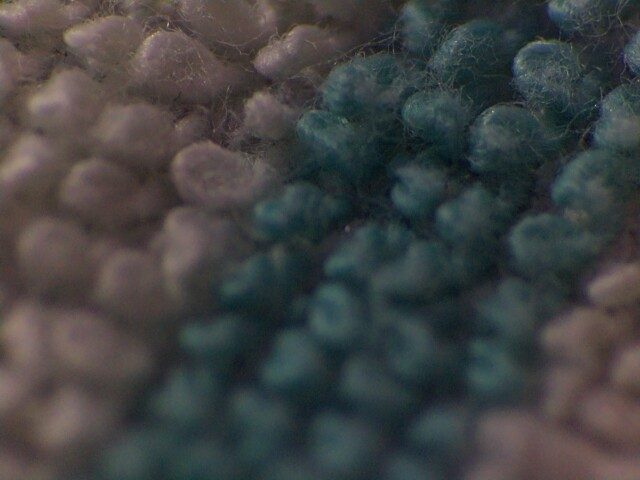
#> input picture capture/images/_20250706_183132.jpg, 640 x 480 px
$ python extract_features.py ../capture/images/_20250706_183132.jpg
#> lines starting #> are read from the running program, lines starting #| are printed output that depends on the picture; after the words box and inside, x2 and y2 are one past the last pixel; in counts of white or black regions, pixels touching at a corner belong together
### preprocess/preprocess.py
import cv2

def preprocess_image(path, size=(512, 512)):
    """
    Loads an image, converts to grayscale, resizes, and thresholds it.
    Returns: grayscale image and binary image.
    """
#> called with path = '../capture/images/_20250706_183132.jpg', size = (512, 512)
    img = cv2.imread(path)
#> img is the input picture: shape (480, 640, 3); mean B, G, R 66.9, 66.7, 64.8
    if img is None:
        raise ValueError(f"Image at path '{path}' not found.")

    gray = cv2.cvtColor(img, cv2.COLOR_BGR2GRAY)
    resized = cv2.resize(gray, size)
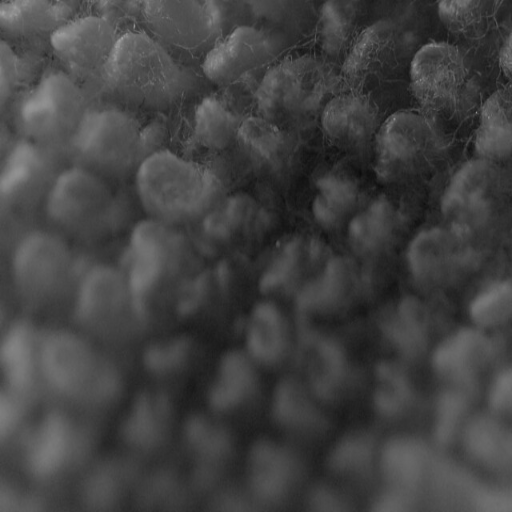
#> resized: shape (512, 512); min 11, max 160, mean 66.1
    _, binary = cv2.threshold(resized, 127, 255, cv2.THRESH_BINARY)
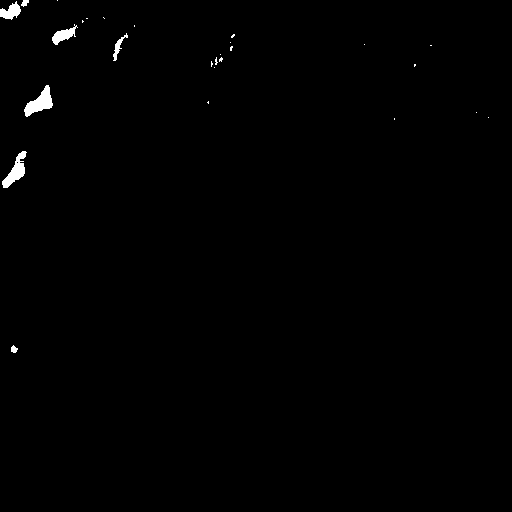
#> binary: shape (512, 512); 0.59% white; 27 white regions (20 under 20 px), largest, box (x1, y1, x2, y2) and area: (24, 85, 53, 117) 433, (2, 151, 27, 188) 381, (52, 24, 78, 45) 235

    return resized, binary

# For testing this file directly
# [21 lines that do not run on import are left out]

### features/extract_features.py
import numpy as np
import cv2
from skimage.filters.rank import entropy as sk_entropy
from skimage.morphology import disk
from preprocess.preprocess import preprocess_image

def fractal_dimension(Z):
    """
    Calculate the fractal dimension using box-counting method.
    Input must be a binary 2D NumPy array.
    """
    def boxcount(Z, k):
        S = np.add.reduceat(
            np.add.reduceat(Z, np.arange(0, Z.shape[0], k), axis=0),
                               np.arange(0, Z.shape[1], k), axis=1)
        return len(np.where((S > 0) & (S < k * k))[0])

    Z = (Z < 255)  # invert image: 1s for structure, 0s for background
    p = min(Z.shape)
#> p = 512
    n = 2 ** np.floor(np.log2(p)).astype(int)
#> n = 512
    sizes = 2 ** np.arange(1, int(np.log2(n)))
#> sizes = [2, 4, 8, 16, 32, 64, 128, 256]

    counts = [boxcount(Z, size) for size in sizes]
#> counts = [212, 137, 77, 41, 25, 12, 6, 3]
    coeffs = np.polyfit(np.log(sizes), np.log(counts), 1)
#> coeffs = [-0.885, 6.13]

    return -coeffs[0]

def extract_features(image_path):
    gray, binary = preprocess_image(image_path)

    # Fractal Dimension
    fd = fractal_dimension(binary)
#> fd = 0.885

    # Entropy
    ent = sk_entropy(gray, disk(5)).mean()
#> ent = 3.79

    # Edge Density (Canny)
    edges = cv2.Canny(gray, 100, 200)
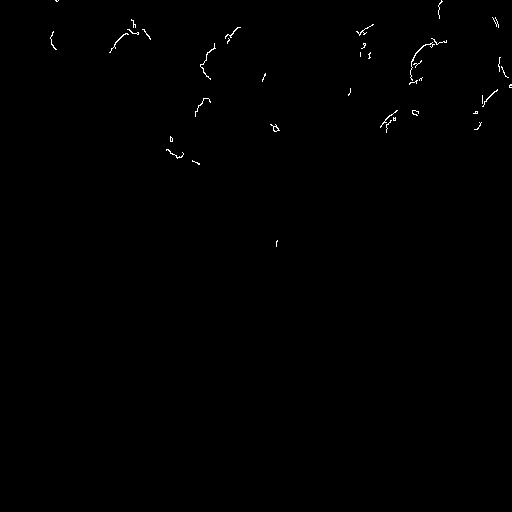
#> edges: shape (512, 512); 0.3% white in thin lines or dots, all inside (x1, y1, x2, y2) = (50, 0, 512, 247)
    edge_density = np.sum(edges > 0) / edges.size
#> edge_density = 0.00299

    # Mean + Std Deviation
    mean_val, std_val = cv2.meanStdDev(gray)
#> mean_val = [66.06]; std_val = [21.26]
    mean_intensity = mean_val[0][0]
#> mean_intensity = 66.06
    std_dev = std_val[0][0]
#> std_dev = 21.26

    return {
        "fractal_dim": round(fd, 4),
        "entropy": round(ent, 4),
        "edge_density": round(edge_density, 4),
        "mean_intensity": round(mean_intensity, 2),
        "std_dev": round(std_dev, 2)
    }

# Test with an image path
if __name__ == "__main__":
    import sys
    if len(sys.argv) < 2:
        print("Usage: python3 extract_features.py path/to/image.jpg")
        sys.exit()

    features = extract_features(sys.argv[1])
#> features = {'fractal_dim': 0.885, 'entropy': 3.79, 'edge_density': 0.003, 'mean_intensity': 66.06, 'std_dev': 21.26}
    print("Extracted Features:")
    for k, v in features.items():
        print(f"{k}: {v}")
#> this loop made 5 passes
#> (k, v) on passes 1 to 5: ('fractal_dim', 0.885), ('entropy', 3.79), ('edge_density', 0.003), ('mean_intensity', 66.06), ('std_dev', 21.26)
#| fractal_dim: 0.8848
#| entropy: 3.7864
#| edge_density: 0.003
#| mean_intensity: 66.06
#| std_dev: 21.26

$ run again, on capture/images/denim/denim_20250728_183704.jpg
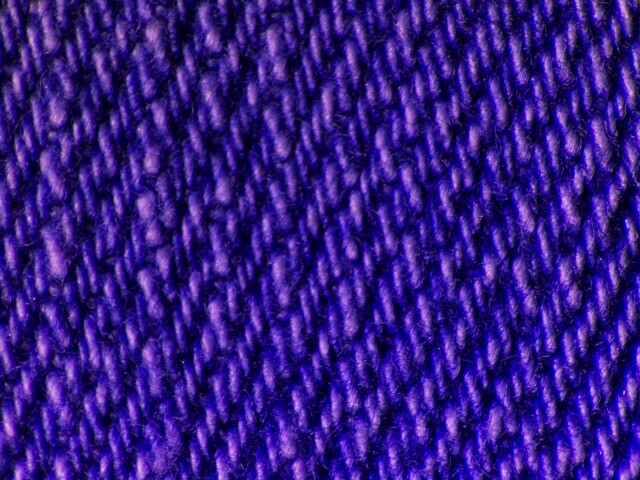
#> input picture capture/images/denim/denim_20250728_183704.jpg, 640 x 480 px
#> in preprocess_image, img is the input picture: shape (480, 640, 3); mean B, G, R 131.1, 25.8, 52.2
#> in preprocess_image, `_, binary = cv2.threshold(resized, 127, 255, cv2.THRESH_BINARY)`:
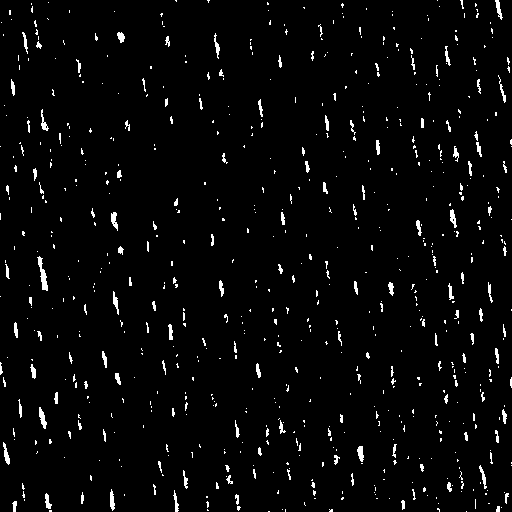
#> binary: shape (512, 512); 2.9% white in thin lines or dots
#> Z: shape (512, 512) bool; 97.1% white; black in thin lines or dots
#> counts = [2671, 1803, 1088, 636, 246, 64, 16, 4]
#> coeffs = [-1.35, 9.54]
#> fd = 1.35
#> ent = 5.22
#> in extract_features, `edges = cv2.Canny(gray, 100, 200)`:
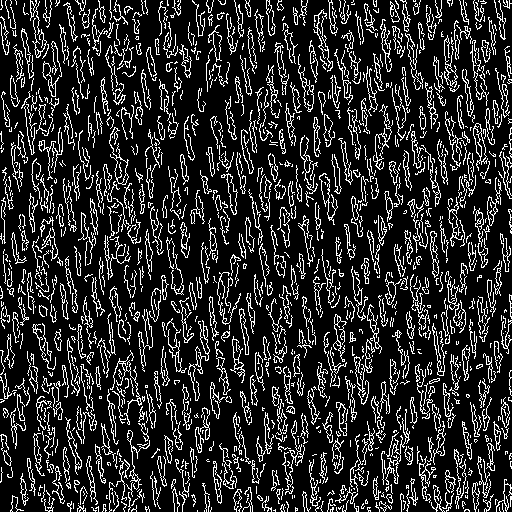
#> edges: shape (512, 512); 17.2% white in thin lines or dots
#> edge_density = 0.172
#> mean_val = [45.6]; std_val = [34.08]
#> mean_intensity = 45.6
#> std_dev = 34.08
#> features = {'fractal_dim': 1.35, 'entropy': 5.22, 'edge_density': 0.172, 'mean_intensity': 45.6, 'std_dev': 34.08}
#> the loop `for k, v in features.items():` made 5 passes
#> (k, v) on passes 1 to 5: ('fractal_dim', 1.35), ('entropy', 5.22), ('edge_density', 0.172), ('mean_intensity', 45.6), ('std_dev', 34.08)
#> (printed output is left out)
